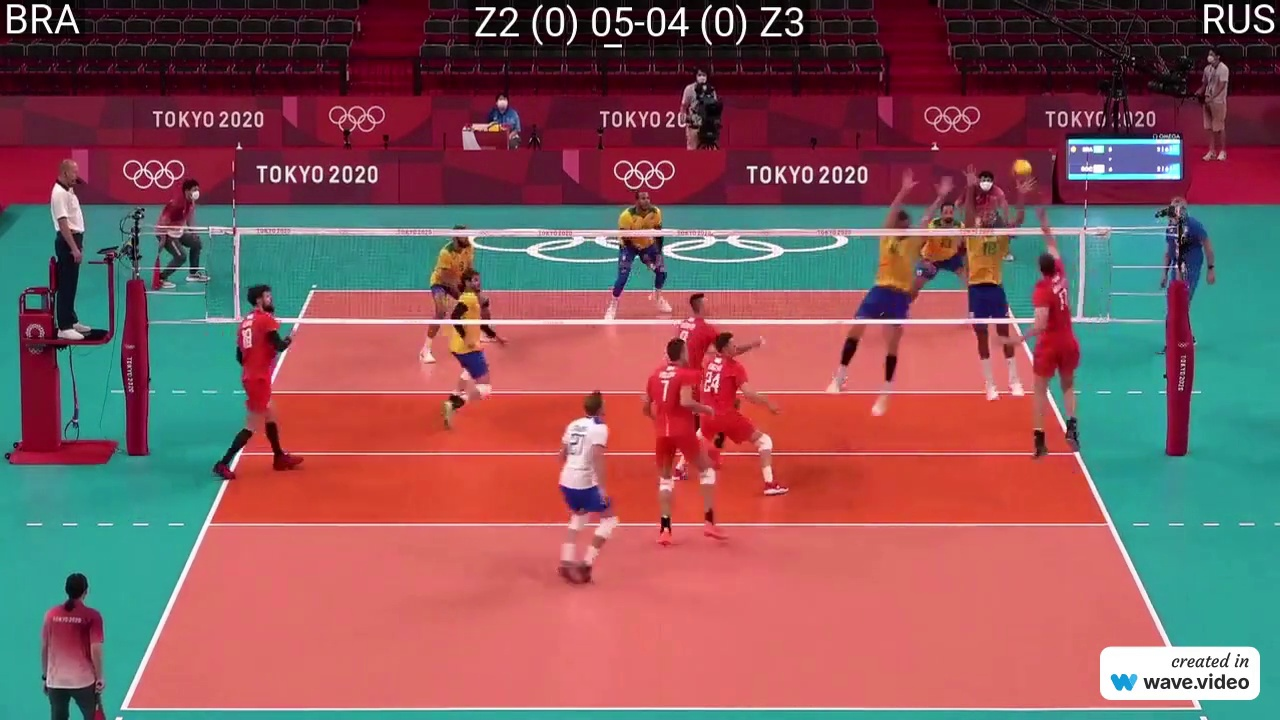
#> input picture frame.jpg, 1280 x 720 px, given in place of volleyball_match.mp4, which was not available
$ python test3.py
#> lines starting #> are read from the running program, lines starting #| are printed output that depends on the picture; after the words box and inside, x2 and y2 are one past the last pixel; in counts of white or black regions, pixels touching at a corner belong together; pictures that were not available may be replaced by others from this repository, and a replacement may not be noted
import cv2

# Capture the video stream
cap = cv2.VideoCapture("volleyball_match.mp4")

# Create a background subtractor
bg_subtractor = cv2.createBackgroundSubtractorMOG2()

# Loop over the video stream
while True:

    # Capture the next frame
    ret, frame = cap.read()
#> frame is the input picture: shape (720, 1280, 3); mean B, G, R 92.4, 89.7, 134

    # Convert the frame to grayscale
    gray = cv2.cvtColor(frame, cv2.COLOR_BGR2GRAY)
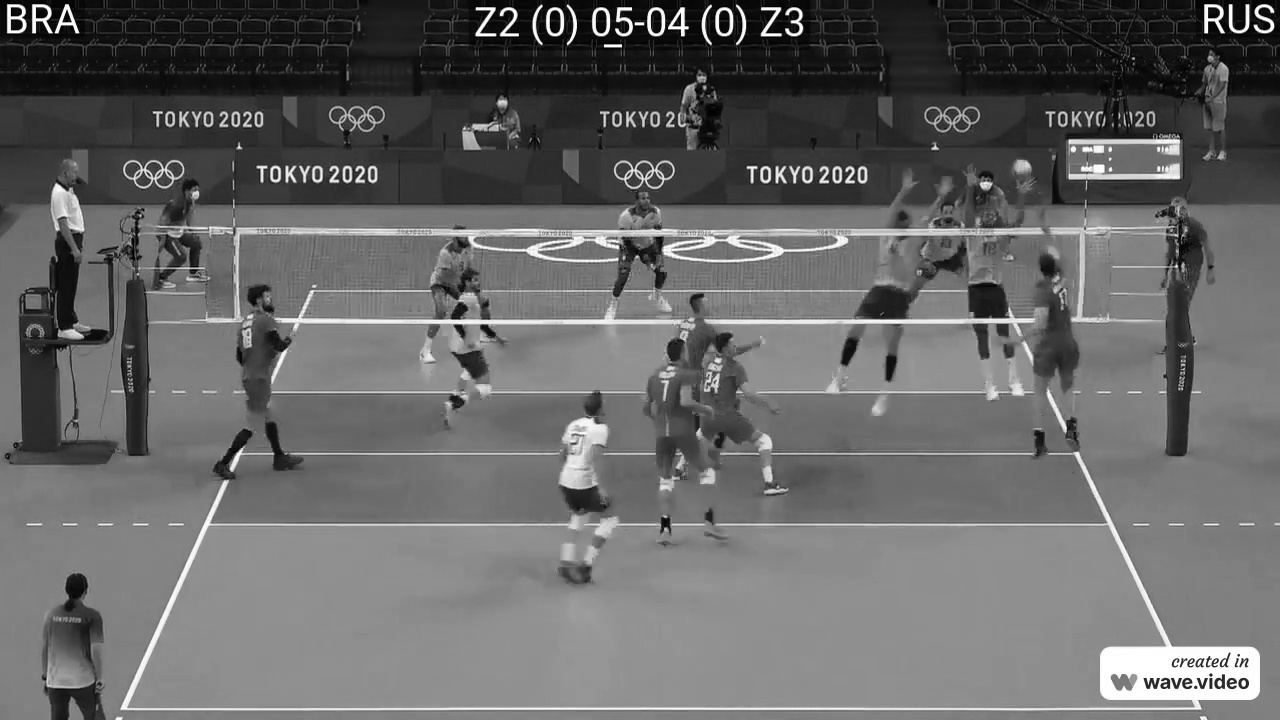
#> gray: shape (720, 1280); min 0, max 255, mean 103.2

    # Apply the background subtractor
    fg_mask = bg_subtractor.apply(gray)
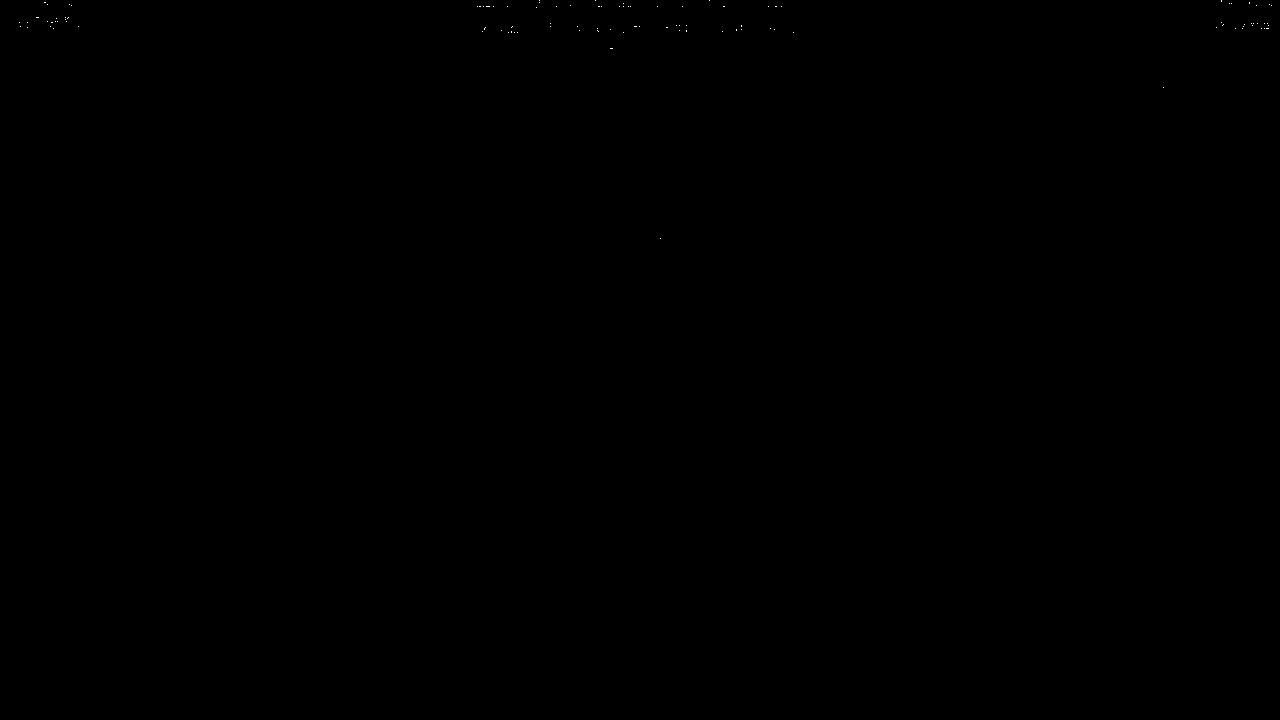
#> fg_mask: shape (720, 1280); values 127 (black) and 255 (white), 0.01% white in thin lines or dots, all inside (x1, y1, x2, y2) = (19, 0, 1272, 239)

    # Apply morphological operations
    fg_mask = cv2.morphologyEx(fg_mask, cv2.MORPH_OPEN, None)
#> fg_mask: shape (720, 1280); every value is 127
    fg_mask = cv2.morphologyEx(fg_mask, cv2.MORPH_CLOSE, None)

    # Find contours in the foreground mask
    contours, hierarchy = cv2.findContours(fg_mask, cv2.RETR_EXTERNAL, cv2.CHAIN_APPROX_SIMPLE)
#> contours = [[[0, 0], [0, 719], [1279, 719], [1279, 0]]]

    # Draw bounding boxes around the contours
    for contour in contours:
        x, y, w, h = cv2.boundingRect(contour)
        cv2.rectangle(frame, (x, y), (x + w, y + h), (0, 255, 0), 2)
#> this loop made 1 pass
#> (contour, x, y, w, h) on pass 1: ([[0, 0], [0, 719], [1279, 719], [1279, 0]], 0, 0, 1280, 720)
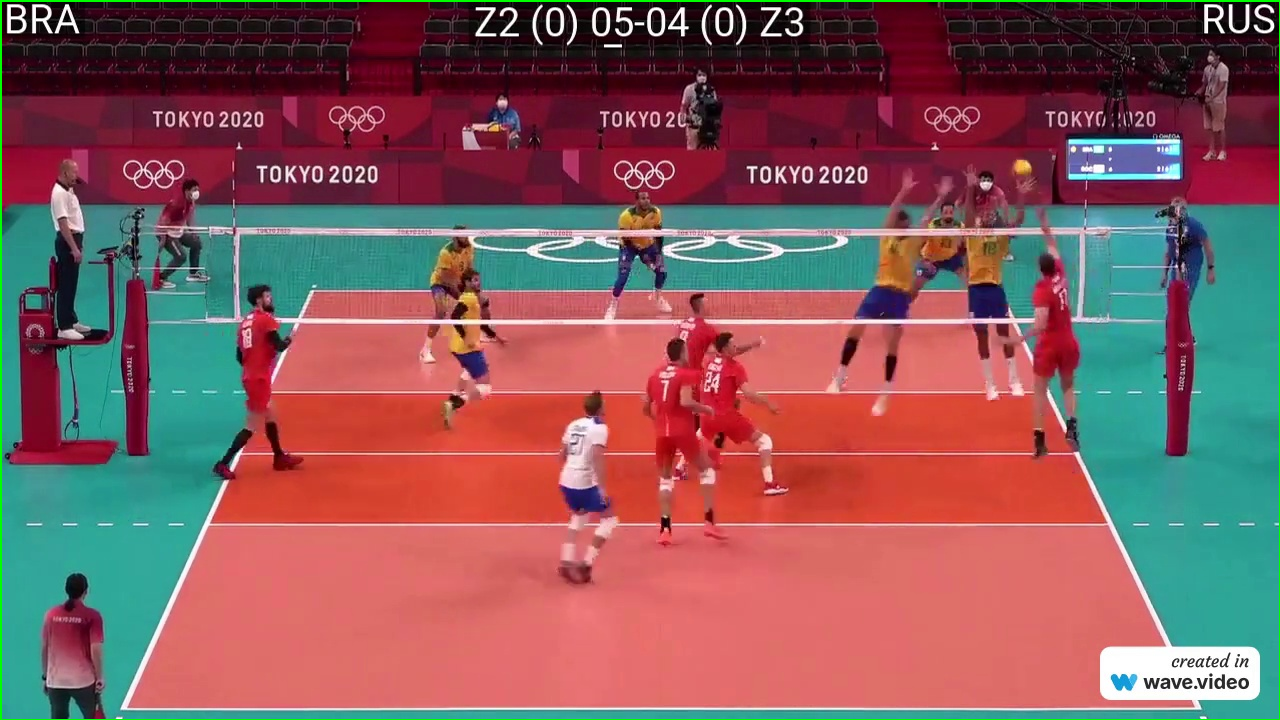
#> frame: shape (720, 1280, 3); 0.65% of pixels changed, all inside (x1, y1, x2, y2) = (0, 0, 1280, 720)

    # Display the frame
    cv2.imshow('Frame', frame)

    # Press 'q' to quit
    if cv2.waitKey(1) & 0xFF == ord('q'):
#> (key q is pressed here)
        break

# Release the video capture object
cap.release()

# Close all windows
cv2.destroyAllWindows()
